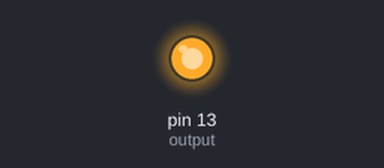
This sketch was run on a simulated Arduino Uno, built with avr-gcc and run on an emulated ATmega328P. Shown: output pins drawn as LEDs (lit = HIGH).

Above: at 0.3 s.
At 56.3 s:
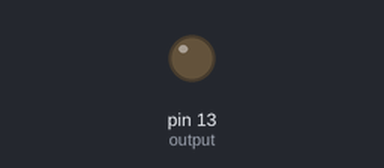
Timing chart, 0 to 61.1 s (numbered marks = the images above):
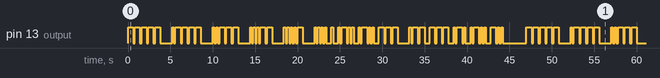

The sketch:

morse.ino
```cpp
/*
  writes a message in morse code
  (adapted from the "Blink" example - Louis O'Callaghan Jan 2013-Nov 2014)
 */

// Pin 13 has an LED connected on most Arduino boards.
// give it a name:
int output = 13;

// dots, dashes and relative time units as per the international standard
// http://en.wikipedia.org/wiki/Morse_code

// this determines the keying speed
int const unit = 200;
int const dot = unit;
int const dash = unit * 3;
int const keySpace = unit;
int const charSpace = unit * 3;
int const wordSpace = unit * 7;
int const messageSpace = wordSpace * 2; // not a standard, as far as I know

int const maxMorseLength = 6; // no more than 6 dots or dashes per character

// the setup routine runs once when you press reset:
void setup() {
  // initialize the digital pin as an output.
  pinMode(output, OUTPUT);
}

// the loop routine runs over and over again forever:
void loop() {
  keyMessage("0 1 2 3 4 hello world");
}

// supply a string and the program keys it to output in morse
void keyMessage(char *message)
{
  int i = 0;
  while (message[i] != '\0')
  {
    char next = message[i + 1];
    if (message[i] == ' ')
    {
      delay(wordSpace);
    }
    else
    {
      keyLetter(message[i]);

      // if a non-whitespace character is next then wait a bit
      if (next != '\0' && next != ' ')
        delay(charSpace);

      // if it's the end of the message then wait a bit longer before starting over
      if (next == '\0')
        delay(messageSpace);
    }
    i++;
  }
}

// takes a string representation of a morse letter and keys it
// (periods and dashes only, like this: "-.-" for 'K')
void keyLetter(char letter)
{
  char morseString[maxMorseLength + 1]; // plus 1 for the null character
  getMorse(letter, morseString);

  int i = 0;
  while (morseString[i] != '\0')
  {
    if (morseString[i] == '.')
    {
      key(dot);
    }
    else if (morseString[i] == '-')
    {
      key(dash);
    }

    // if this isn't end of string then wait a bit
    if (morseString[++i] != '\0')
      delay(keySpace);
  }
  free(morseString);
}

// key on for some time period
void key(int milliseconds)
{
  digitalWrite(output, HIGH);
  delay(milliseconds);
  digitalWrite(output, LOW);
}

// converts a character to a string of morse dots and dashes
// ignores case and anything that's not 0-9 and a-z and space . , / @ ?
void getMorse(char character, char *buffer)
{
  if (character > 47 && character < 58)
  {
    getMorseNumber(character, buffer);
    return;
  }

  // toLower
  if (character > 64 && character < 91)
    character += 32;

  char* morseString;

  switch(character)
  {
    case 'a':
      morseString = ".-";
      break;
    case 'b':
      morseString = "-...";
      break;
    case 'c':
      morseString = "-.-.";
      break;
    case 'd':
      morseString = "-..";
      break;
    case 'e':
      morseString = ".";
      break;
    case 'f':
      morseString = "..-.";
      break;
    case 'g':
      morseString = "--.";
      break;
    case 'h':
      morseString = "....";
      break;
    case 'i':
      morseString = "..";
      break;
    case 'j':
      morseString = ".---";
      break;
    case 'k':
      morseString = "-.-";
      break;
    case 'l':
      morseString = ".-..";
      break;
    case 'm':
      morseString = "--";
      break;
    case 'n':
      morseString = "-.";
      break;
    case 'o':
      morseString = "---";
      break;
    case 'p':
      morseString = ".--.";
      break;
    case 'q':
      morseString = "--.-";
      break;
    case 'r':
      morseString = ".-.";
      break;
    case 's':
      morseString = "...";
      break;
    case 't':
      morseString = "-";
      break;
    case 'u':
      morseString = "..-";
      break;
    case 'v':
      morseString = "...-";
      break;
    case 'w':
      morseString = ".--";
      break;
    case 'x':
      morseString = "-..-";
      break;
    case 'y':
      morseString = "-.--";
      break;
    case 'z':
      morseString = "--..";
      break;
    case '.':
      morseString = ".-.-.-";
      break;
    case ',':
      morseString = "--..--";
      break;
    case '/':
      morseString = "-..-.";
      break;
    case '@':
      morseString = ".--.-.";
      break;
    case '?':
      morseString = "..--..";
      break;
    case ' ':
      morseString = " ";
      break;
    default:
      morseString = "";
      break;
  }
  sprintf(buffer, morseString);
}

/* trying to be clever and produce the pattern algorithmically:
1: .----
2: ..---
3: ...--
4: ....-
5: .....
6: -....
7: --...
8: ---..
9: ----.
0: -----
*/
void getMorseNumber(char const number, char *buffer)
{
    if (number < 48 || number > 57)
      return;

    int i;
    for (i = 0; i < 5; i++) {
      buffer[i] = 45 + (((number - i > 48) && (number - i < 54)) ? 1 : 0);
    }

    buffer[5] = '\0';
}
```

Measured:
- by itself, pin 13 (output): moves between LOW and HIGH, repeating every 47.0 s
- by itself, everything shown: repeats every 47.0 s, in 114 steps
